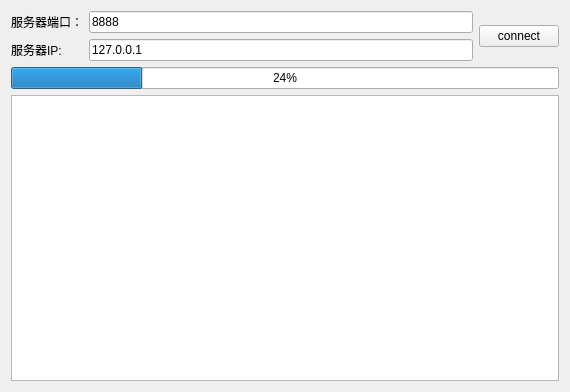
<?xml version="1.0" encoding="UTF-8"?>
<ui version="4.0">
 <class>Widget</class>
 <widget class="QWidget" name="Widget">
  <property name="geometry">
   <rect>
    <x>0</x>
    <y>0</y>
    <width>570</width>
    <height>392</height>
   </rect>
  </property>
  <property name="windowTitle">
   <string>Widget</string>
  </property>
  <layout class="QGridLayout" name="gridLayout">
   <item row="0" column="0">
    <widget class="QLabel" name="label">
     <property name="text">
      <string>服务器端口：</string>
     </property>
    </widget>
   </item>
   <item row="0" column="1">
    <widget class="QLineEdit" name="lineEditport">
     <property name="text">
      <string>8888</string>
     </property>
    </widget>
   </item>
   <item row="0" column="2" rowspan="2">
    <widget class="QPushButton" name="buttonconnect">
     <property name="text">
      <string>connect</string>
     </property>
    </widget>
   </item>
   <item row="1" column="0">
    <widget class="QLabel" name="label_2">
     <property name="text">
      <string>服务器IP:</string>
     </property>
    </widget>
   </item>
   <item row="1" column="1">
    <widget class="QLineEdit" name="lineEditIP">
     <property name="text">
      <string>127.0.0.1</string>
     </property>
    </widget>
   </item>
   <item row="2" column="0" colspan="3">
    <widget class="QProgressBar" name="progressBar">
     <property name="value">
      <number>24</number>
     </property>
    </widget>
   </item>
   <item row="3" column="0" colspan="3">
    <widget class="QTextEdit" name="textEdit"/>
   </item>
  </layout>
 </widget>
 <resources/>
 <connections/>
</ui>
